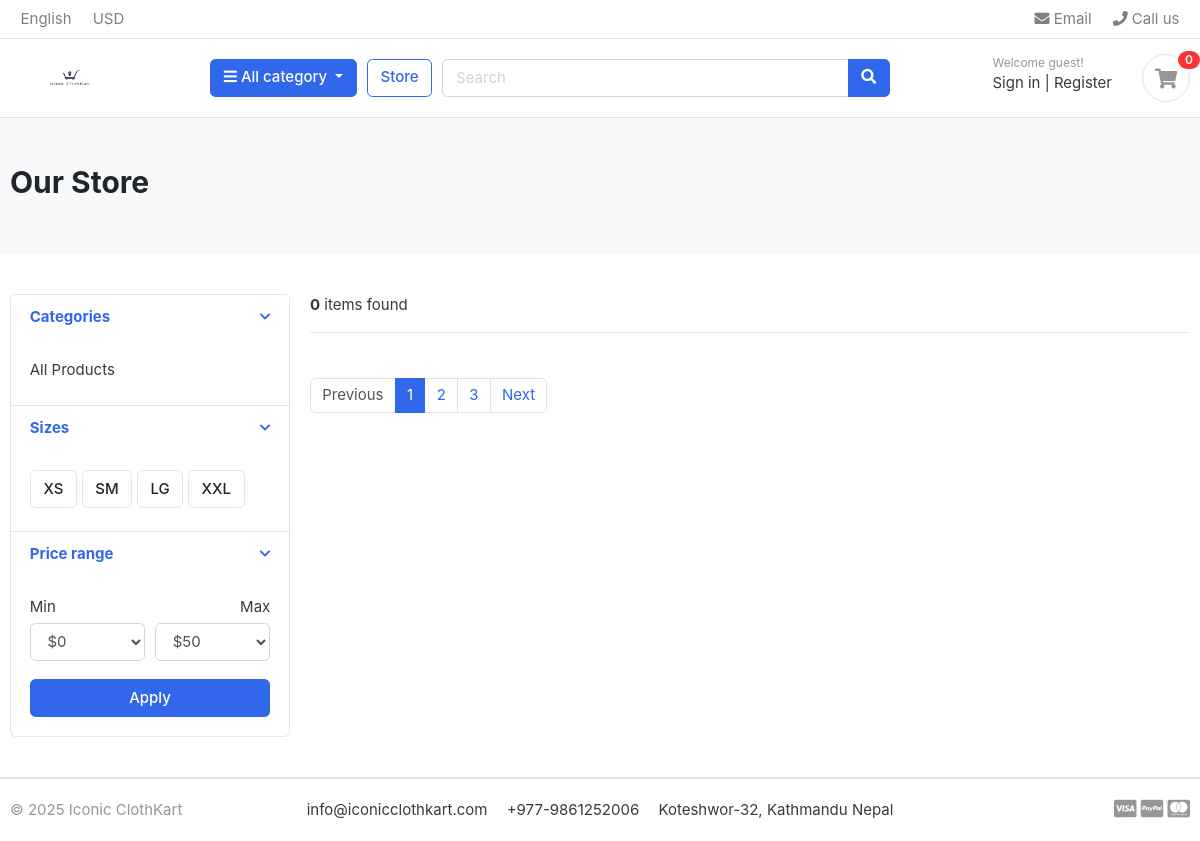
/store/, run on an earlier commit of the app's database.
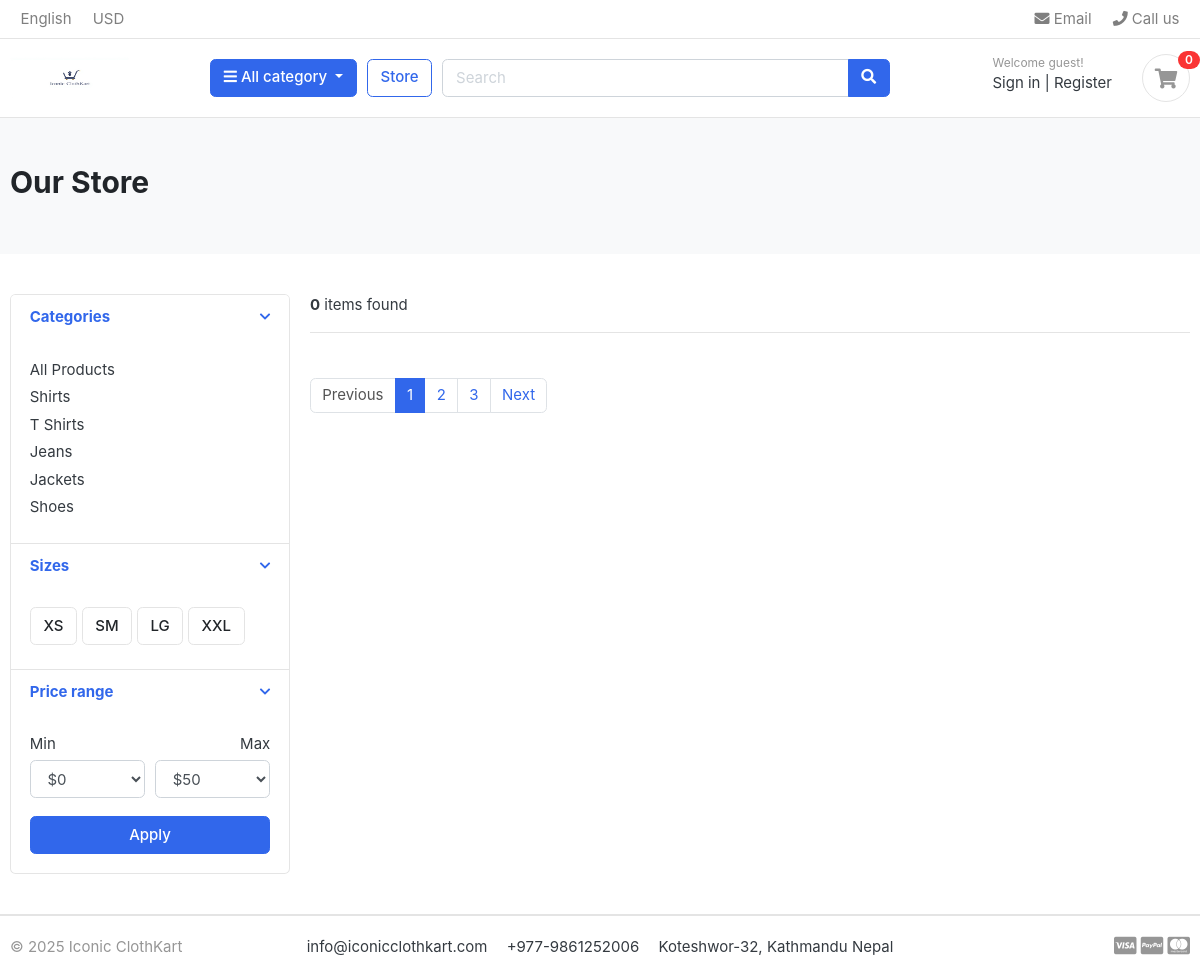
And on a later commit of the database.
### category/models.py (models this page shows, shortened)
class Category(models.Model):
    category_name = models.CharField(max_length=50, unique=True)
    slug = models.SlugField(max_length=100, unique=True)
    description = models.TextField(max_length=255, blank=True)
    cat_image = models.ImageField(upload_to='photos/categories', blank=True)
    class Meta:
        verbose_name = 'category'
        verbose_name_plural = 'categories'
    def get_url(self):
        return reverse('products_by_category', args=[self.slug])

### store/views.py (the view)
# urls.py: path('store/', include('store.urls')),
def store(request, category_slug=None):
    categories = None
    products = None
    if category_slug != None:
        categories = get_object_or_404(Category, slug=category_slug)
        products = Product.objects.filter(category=categories, is_available=True)
        product_count = products.count()
    else:
         products = Product.objects.all().filter(is_available=True)
         product_count = products.count()
    context = {
        'products': products,
        'product_count': product_count
    }
    return render(request, 'store/store.html', context)

### category/context_processors.py (called while the page is built)
def menu_links(request):
    links = Category.objects.all()
    return dict(links=links)

### templates/store/store.html (shortened to what the changed rows need)
{% extends 'base.html' %} {% block content %} {% load static %}
<section class="section-pagetop bg">
  <div class="container">
    <h2 class="title-page">Our Store</h2>
  </div>
</section>
<section class="section-content padding-y">
  <div class="container">
    <div class="row">
      <aside class="col-md-3">
        <div class="card">
          <article class="filter-group">
            <div class="filter-content collapse show" id="collapse_1" style="">
              <div class="card-body">
                <ul class="list-menu">
                  {% for category in links %}
                  <li>
                    <a href="{{category.get_url}}"
                      >{{category.category_name}}
                    </a>
                  </li>
                  {% endfor %}
                </ul>
              </div>
            </div>
          </article>
        </div>
      </aside>
    </div>
  </div>
</section>
{% endblock %}

What changed in the data, as far as the page shows it:
added Category: category_name "Shirts"
added Category: category_name "T Shirts"
added Category: category_name "Jeans"
added Category: category_name "Jackets"
added Category: category_name "Shoes"
